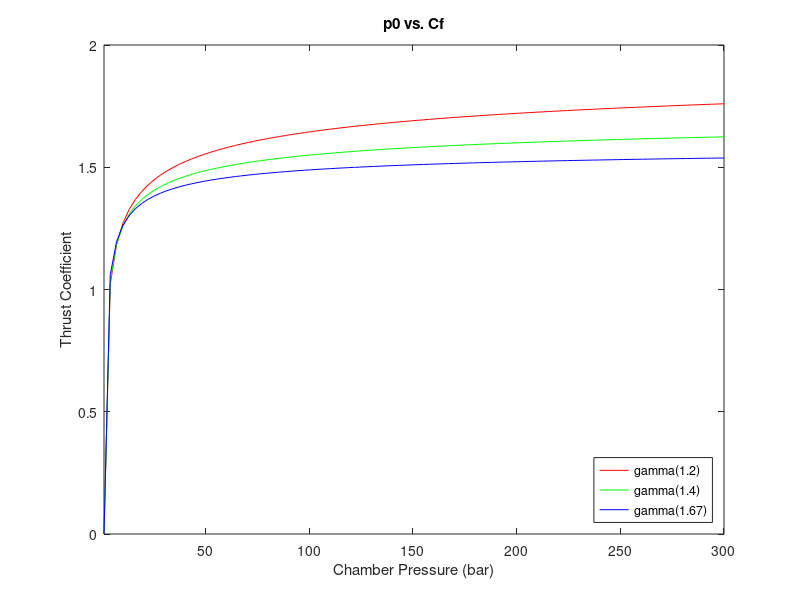

Recreate this plot in MATLAB.
% Zane Grothe
% AERO 6530
% HW 2
% 1/31/22

% Problem 3

clear all
close all
clc

gamm=[1.2,1.4,1.67];

pe=1; % bar ~~ASSUMPTION~~
p0=linspace(1,300); % bar

k=1;
while k<4
    gam=gamm(1,k);
    U=(2*(gam^2)/(gam-1));
    V=((2/(gam+1))^((gam+1)/(gam-1)));
    W=(1-((pe./p0).^((gam-1)/gam)));
    Cf=sqrt(U*V*W);
    if k==1
        Cfm=Cf;
    else
        Cfm=[Cfm;Cf];
    end
    k=k+1;
end

% Plot loop using Cfm rows on 1 plot
plot(p0,Cfm(1,:),'red')
hold on
plot(p0,Cfm(2,:),'green')
plot(p0,Cfm(3,:),'blue')
hold off
legend({'gamma(1.2)','gamma(1.4)','gamma(1.67)'},'Location','southeast')
xlim([1,300])
ylim([0,2])
xlabel('Chamber Pressure (bar)')
ylabel('Thrust Coefficient')
title('p0 vs. Cf')




